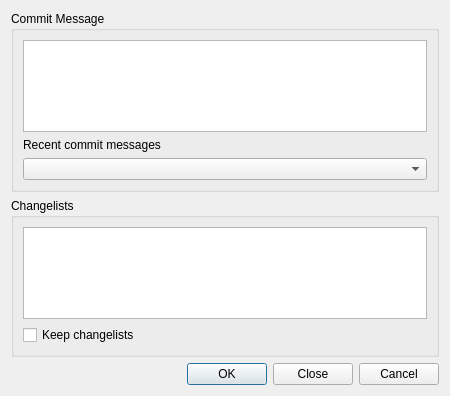
<?xml version="1.0" encoding="UTF-8"?>
<ui version="4.0">
 <class>SvnCommitDialog</class>
 <widget class="QWidget" name="SvnCommitDialog">
  <property name="geometry">
   <rect>
    <x>0</x>
    <y>0</y>
    <width>450</width>
    <height>396</height>
   </rect>
  </property>
  <property name="windowTitle">
   <string>Subversion</string>
  </property>
  <layout class="QVBoxLayout" name="verticalLayout_3">
   <item>
    <widget class="QGroupBox" name="logGroup">
     <property name="title">
      <string>Commit Message</string>
     </property>
     <layout class="QVBoxLayout" name="verticalLayout">
      <item>
       <widget class="QTextEdit" name="logEdit">
        <property name="toolTip">
         <string>Enter the log message.</string>
        </property>
        <property name="whatsThis">
         <string>&lt;b&gt;Log Message&lt;/b&gt;
&lt;p&gt;Enter the log message for the commit action.&lt;/p&gt;</string>
        </property>
        <property name="tabChangesFocus">
         <bool>true</bool>
        </property>
        <property name="acceptRichText">
         <bool>false</bool>
        </property>
       </widget>
      </item>
      <item>
       <widget class="QLabel" name="label">
        <property name="text">
         <string>Recent commit messages</string>
        </property>
       </widget>
      </item>
      <item>
       <widget class="QComboBox" name="recentComboBox">
        <property name="toolTip">
         <string>Select a recent commit message to use</string>
        </property>
       </widget>
      </item>
     </layout>
    </widget>
   </item>
   <item>
    <widget class="QGroupBox" name="changeListsGroup">
     <property name="title">
      <string>Changelists</string>
     </property>
     <layout class="QVBoxLayout" name="verticalLayout_2">
      <item>
       <widget class="QListWidget" name="changeLists">
        <property name="toolTip">
         <string>Select the change lists to limit the commit</string>
        </property>
       </widget>
      </item>
      <item>
       <widget class="QCheckBox" name="keepChangeListsCheckBox">
        <property name="toolTip">
         <string>Select to keep the changelists</string>
        </property>
        <property name="text">
         <string>Keep changelists</string>
        </property>
       </widget>
      </item>
     </layout>
    </widget>
   </item>
   <item>
    <widget class="QDialogButtonBox" name="buttonBox">
     <property name="orientation">
      <enum>Qt::Horizontal</enum>
     </property>
     <property name="standardButtons">
      <set>QDialogButtonBox::Cancel|QDialogButtonBox::Close|QDialogButtonBox::Ok</set>
     </property>
    </widget>
   </item>
  </layout>
 </widget>
 <pixmapfunction>qPixmapFromMimeSource</pixmapfunction>
 <tabstops>
  <tabstop>logEdit</tabstop>
  <tabstop>recentComboBox</tabstop>
  <tabstop>changeLists</tabstop>
  <tabstop>keepChangeListsCheckBox</tabstop>
  <tabstop>buttonBox</tabstop>
 </tabstops>
 <resources/>
 <connections/>
</ui>
